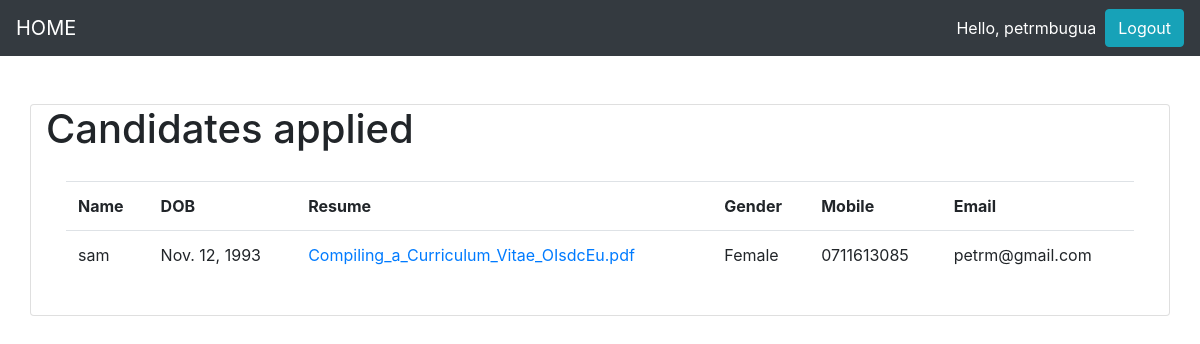
Screenshot of / (signed in) with the database file from the repository.
### jobportal/models.py (models this page shows, shortened)
class Candidates(models.Model):
    category=(
        ('Male','male'),
        ('Female','female'),
        ('Other','other'),
    )
    name=models.CharField(max_length=200,null=True)
    dob=models.DateField(null=True)
    gender= models.CharField(max_length=200,null=True,choices=category)
    mobile= models.CharField(max_length=200,null=True)
    email= models.CharField(max_length=200,null=True)
    resume=models.FileField(null=True)
    company=models.ManyToManyField(Company,blank=True)

### jobportal/views.py (the view)
# urls.py: path('',home,name='home'),
def home(request):
    if request.user.is_authenticated:
        candidates=Candidates.objects.filter(company__name=request.user.username)
        context={
            'candidates':candidates,
        }
        return render(request,'hr.html',context)
    else:
        companies=Company.objects.all()
        context={
            'companies':companies,
        }
        return render(request,'Jobseeker.html',context)

### templates/hr.html
{% extends 'main.html' %}
{% load static%}
{% block content %}
<div class="container card">
    <h1>Candidates applied</h1>
    <div class="card-body">
        <table class="table table-hover">
            <tr>
                <th>Name</th>
                <th>DOB</th>
                <th>Resume</th>
                <th>Gender</th>
                <th>Mobile</th>
                <th>Email</th>
            </tr>
            {% for c in candidates %}
                <tr>
                    <td>{{c.name}}</td>
                    <td>{{c.dob}}</td>
                    {% if c.resume %}
                    <td><a href='{{c.resume.url}}' download >{{c.resume}}</td></a></td>
                    {% else %}
                    <td>Not submitted</td>
                    {% endif %}
                    <td>{{c.gender}}</td>
                    <td>{{c.mobile}}</td>
                    <td>{{c.email}}</td>
                </tr>
            {% endfor %}
        </table>
    </div>
</div>
{% endblock %}

### templates/main.html (shortened to what this page needs)
<!DOCTYPE html>
<html lang="en">
  <head>
    <link
      rel="stylesheet"
      href="https://stackpath.bootstrapcdn.com/bootstrap/4.5.0/css/bootstrap.min.css"
      0
    />
  </head>
  <body>
    {% include 'navbar.html' %}
    <br />
    <br />
    {%block content%} {% endblock %}
  </body>
</html>

### templates/navbar.html (shortened to what this page needs)
<head>
  </head>
  <nav class="navbar navbar-expand-lg navbar-dark bg-dark">
      <a class="navbar-brand" href="{% url 'home' %}">HOME</a>
      {% if request.user.is_authenticated %}
      <span class="user">Hello, {{request.user}}  &nbsp;</span>
      <span ><a  class="user btn btn-info" href ="{% url 'logout' %}"> Logout</a></span>
      {% else %}
          <span ><a class="user" href="{% url 'login' %}">Login</a></span>>
          <span ><a class="user" href="{% url 'register' %}">Register</a></span>>
      {% endif  %}
    </nav>

### templates/navbar.html (style rules this page uses)
.user { color:white; text-decoration: none; }

### rows the page displays
Candidates: name "sam", dob "Nov. 12, 1993", resume "Compiling_a_Curriculum_Vitae_OIsdcEu.pdf", gender "Female", mobile "0711613085", email "petrm@gmail.com"

### other values shown
{{ request.user }} "petrmbugua"
